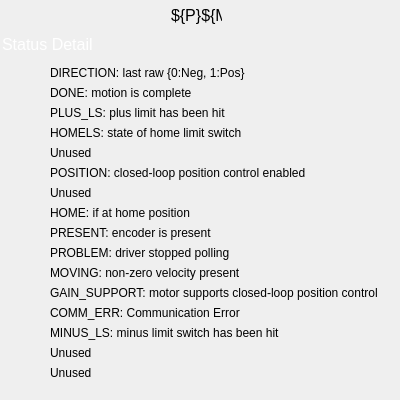
<?xml version="1.0" ?>
<ui version="4.0">
  <class>Dialog</class>
  <widget class="PyDMFrame" name="screen">
    <property name="geometry">
      <rect>
        <x>549</x>
        <y>406</y>
        <width>400</width>
        <height>400</height>
      </rect>
    </property>
    <property name="minimumSize">
      <size>
        <width>400</width>
        <height>400</height>
      </size>
    </property>
    <property name="styleSheet">
      <string notr="true">PyDMFrame#screen {
  color: rgb(0, 0, 0);
  background-color: rgb(200, 200, 200);
  }</string>
    </property>
    <property name="windowTitle">
      <string>motorx_msta_detail</string>
    </property>
    <layout class="QGridLayout" name="gridLayout" columnstretch="2,2,1,37,8,47,3,57,14,50,1,67,100,6,3,2" rowstretch="5,20,5,1,2,1,20,2,6,3,15,5,15,5,15,5,15,5,15,5,15,5,15,5,15,5,15,5,15,5,15,5,15,5,15,5,15,5,15,5,15,2,18">
      <property name="leftMargin">
        <number>0</number>
      </property>
      <property name="topMargin">
        <number>0</number>
      </property>
      <property name="rightMargin">
        <number>0</number>
      </property>
      <property name="bottomMargin">
        <number>0</number>
      </property>
      <property name="horizontalSpacing">
        <number>0</number>
      </property>
      <property name="verticalSpacing">
        <number>0</number>
      </property>
      <item row="4" column="0" rowspan="4" colspan="7">
        <widget class="PyDMDrawingRectangle" name="rectangle">
          <property name="geometry">
            <rect>
              <x>0</x>
              <y>31</y>
              <width>100</width>
              <height>25</height>
            </rect>
          </property>
          <property name="sizePolicy">
            <sizepolicy hsizetype="Ignored" vsizetype="Ignored">
              <horstretch>0</horstretch>
              <verstretch>0</verstretch>
            </sizepolicy>
          </property>
          <property name="brush" stdset="0">
            <brush brushstyle="SolidPattern">
              <color alpha="255">
                <red>10</red>
                <green>0</green>
                <blue>184</blue>
              </color>
            </brush>
          </property>
          <property name="penStyle" stdset="0">
            <enum>Qt::SolidLine</enum>
          </property>
          <property name="penColor" stdset="0">
            <color>
              <red>10</red>
              <green>0</green>
              <blue>184</blue>
            </color>
          </property>
          <property name="penWidth" stdset="0">
            <double>0</double>
          </property>
          <property name="penCapStyle" stdset="0">
            <enum>Qt::FlatCap</enum>
          </property>
          <property name="toolTip">
            <string>rectangle</string>
          </property>
        </widget>
      </item>
      <item row="0" column="0" rowspan="3" colspan="15">
        <widget class="PyDMDrawingRectangle" name="rectangle_1">
          <property name="geometry">
            <rect>
              <x>0</x>
              <y>0</y>
              <width>398</width>
              <height>30</height>
            </rect>
          </property>
          <property name="sizePolicy">
            <sizepolicy hsizetype="Ignored" vsizetype="Ignored">
              <horstretch>0</horstretch>
              <verstretch>0</verstretch>
            </sizepolicy>
          </property>
          <property name="brush" stdset="0">
            <brush brushstyle="SolidPattern">
              <color alpha="255">
                <red>255</red>
                <green>255</green>
                <blue>255</blue>
              </color>
            </brush>
          </property>
          <property name="penStyle" stdset="0">
            <enum>Qt::SolidLine</enum>
          </property>
          <property name="penColor" stdset="0">
            <color>
              <red>255</red>
              <green>255</green>
              <blue>255</blue>
            </color>
          </property>
          <property name="penWidth" stdset="0">
            <double>0</double>
          </property>
          <property name="penCapStyle" stdset="0">
            <enum>Qt::FlatCap</enum>
          </property>
          <property name="toolTip">
            <string>rectangle_1</string>
          </property>
        </widget>
      </item>
      <item row="3" column="0" rowspan="2" colspan="16">
        <widget class="PyDMDrawingLine" name="polyline">
          <property name="geometry">
            <rect>
              <x>0</x>
              <y>30</y>
              <width>402</width>
              <height>3</height>
            </rect>
          </property>
          <property name="sizePolicy">
            <sizepolicy hsizetype="Ignored" vsizetype="Ignored">
              <horstretch>0</horstretch>
              <verstretch>0</verstretch>
            </sizepolicy>
          </property>
          <property name="toolTip">
            <string>polyline</string>
          </property>
          <property name="brush" stdset="0">
            <brush brushstyle="SolidPattern">
              <color alpha="255">
                <red>10</red>
                <green>0</green>
                <blue>184</blue>
              </color>
            </brush>
          </property>
          <property name="penStyle" stdset="0">
            <enum>Qt::SolidLine</enum>
          </property>
          <property name="penColor" stdset="0">
            <color>
              <red>10</red>
              <green>0</green>
              <blue>184</blue>
            </color>
          </property>
          <property name="penWidth" stdset="0">
            <double>3</double>
          </property>
          <property name="penCapStyle" stdset="0">
            <enum>Qt::FlatCap</enum>
          </property>
          <property name="penWidth" stdset="0">
            <double>3</double>
          </property>
          <property name="penStyle" stdset="0">
            <enum>Qt::SolidLine</enum>
          </property>
          <property name="penColor" stdset="0"/>
          <property name="penCapStyle" stdset="0">
            <enum>Qt::FlatCap</enum>
          </property>
        </widget>
      </item>
      <item row="1" column="2" colspan="6">
        <widget class="PyDMLabel" name="text_update">
          <property name="geometry">
            <rect>
              <x>4</x>
              <y>5</y>
              <width>153</width>
              <height>20</height>
            </rect>
          </property>
          <property name="sizePolicy">
            <sizepolicy hsizetype="Ignored" vsizetype="Ignored">
              <horstretch>0</horstretch>
              <verstretch>0</verstretch>
            </sizepolicy>
          </property>
          <property name="toolTip">
            <string>PV: ${P}${M}.DESC</string>
          </property>
          <property name="channel" stdset="0">
            <string>ca://${P}${M}.DESC</string>
          </property>
          <property name="font">
            <font>
              <pointsize>12</pointsize>
            </font>
          </property>
          <property name="alignment">
            <set>Qt::AlignLeading|Qt::AlignLeft|Qt::AlignVCenter</set>
          </property>
          <property name="textInteractionFlags">
            <set>Qt::TextSelectableByKeyboard|Qt::TextSelectableByMouse</set>
          </property>
          <property name="styleSheet">
            <string notr="true">PyDMLabel#text_update {
  color: rgb(10, 0, 184);
  background-color: rgb(255, 255, 255);
  }</string>
          </property>
        </widget>
      </item>
      <item row="1" column="12">
        <widget class="PyDMLabel" name="text_update_1">
          <property name="geometry">
            <rect>
              <x>289</x>
              <y>5</y>
              <width>100</width>
              <height>20</height>
            </rect>
          </property>
          <property name="sizePolicy">
            <sizepolicy hsizetype="Ignored" vsizetype="Ignored">
              <horstretch>0</horstretch>
              <verstretch>0</verstretch>
            </sizepolicy>
          </property>
          <property name="toolTip">
            <string>PV: ${P}${M}.DTYP</string>
          </property>
          <property name="channel" stdset="0">
            <string>ca://${P}${M}.DTYP</string>
          </property>
          <property name="font">
            <font>
              <pointsize>12</pointsize>
            </font>
          </property>
          <property name="alignment">
            <set>Qt::AlignLeading|Qt::AlignLeft|Qt::AlignVCenter</set>
          </property>
          <property name="textInteractionFlags">
            <set>Qt::TextSelectableByKeyboard|Qt::TextSelectableByMouse</set>
          </property>
          <property name="styleSheet">
            <string notr="true">PyDMLabel#text_update_1 {
  color: rgb(10, 0, 184);
  background-color: rgb(255, 255, 255);
  }</string>
          </property>
        </widget>
      </item>
      <item row="1" column="9" colspan="2">
        <widget class="QLabel" name="text">
          <property name="geometry">
            <rect>
              <x>171</x>
              <y>5</y>
              <width>51</width>
              <height>20</height>
            </rect>
          </property>
          <property name="sizePolicy">
            <sizepolicy hsizetype="Ignored" vsizetype="Ignored">
              <horstretch>0</horstretch>
              <verstretch>0</verstretch>
            </sizepolicy>
          </property>
          <property name="text">
            <string>${P}${M}</string>
          </property>
          <property name="font">
            <font>
              <pointsize>12</pointsize>
            </font>
          </property>
          <property name="brush" stdset="0">
            <brush brushstyle="SolidPattern">
              <color alpha="255">
                <red>0</red>
                <green>0</green>
                <blue>0</blue>
              </color>
            </brush>
          </property>
          <property name="toolTip">
            <string>text</string>
          </property>
          <property name="alignment">
            <set>Qt::AlignLeading|Qt::AlignLeft|Qt::AlignVCenter</set>
          </property>
          <property name="styleSheet">
            <string notr="true">QLabel#text {
  color: rgb(0, 0, 0);
  }</string>
          </property>
        </widget>
      </item>
      <item row="6" column="1" colspan="5">
        <widget class="QLabel" name="text_1">
          <property name="geometry">
            <rect>
              <x>2</x>
              <y>34</y>
              <width>95</width>
              <height>20</height>
            </rect>
          </property>
          <property name="sizePolicy">
            <sizepolicy hsizetype="Ignored" vsizetype="Ignored">
              <horstretch>0</horstretch>
              <verstretch>0</verstretch>
            </sizepolicy>
          </property>
          <property name="text">
            <string>Status Detail</string>
          </property>
          <property name="font">
            <font>
              <pointsize>12</pointsize>
            </font>
          </property>
          <property name="brush" stdset="0">
            <brush brushstyle="SolidPattern">
              <color alpha="255">
                <red>255</red>
                <green>255</green>
                <blue>255</blue>
              </color>
            </brush>
          </property>
          <property name="toolTip">
            <string>text_1</string>
          </property>
          <property name="alignment">
            <set>Qt::AlignLeading|Qt::AlignLeft|Qt::AlignVCenter</set>
          </property>
          <property name="styleSheet">
            <string notr="true">QLabel#text_1 {
  color: rgb(255, 255, 255);
  }</string>
          </property>
        </widget>
      </item>
      <item row="9" column="3" rowspan="33">
        <widget class="PyDMByteIndicator" name="byte">
          <property name="geometry">
            <rect>
              <x>5</x>
              <y>62</y>
              <width>37</width>
              <height>320</height>
            </rect>
          </property>
          <property name="sizePolicy">
            <sizepolicy hsizetype="Ignored" vsizetype="Ignored">
              <horstretch>0</horstretch>
              <verstretch>0</verstretch>
            </sizepolicy>
          </property>
          <property name="toolTip">
            <string>byte</string>
          </property>
          <property name="channel" stdset="0">
            <string>ca://${P}${M}.MSTA</string>
          </property>
          <property name="onColor" stdset="0">
            <color>
              <red>30</red>
              <green>187</green>
              <blue>0</blue>
            </color>
          </property>
          <property name="offColor" stdset="0">
            <color>
              <red>200</red>
              <green>200</green>
              <blue>200</blue>
            </color>
          </property>
          <property name="orientation" stdset="0">
            <string>Qt::Vertical</string>
          </property>
          <property name="showLabels" stdset="0">
            <bool>false</bool>
          </property>
          <property name="bigEndian" stdset="0">
            <bool>true</bool>
          </property>
          <property name="numBits" stdset="0">
            <number>16</number>
          </property>
        </widget>
      </item>
      <item row="40" column="5" colspan="5">
        <widget class="QLabel" name="text_2">
          <property name="geometry">
            <rect>
              <x>50</x>
              <y>365</y>
              <width>171</width>
              <height>15</height>
            </rect>
          </property>
          <property name="sizePolicy">
            <sizepolicy hsizetype="Ignored" vsizetype="Ignored">
              <horstretch>0</horstretch>
              <verstretch>0</verstretch>
            </sizepolicy>
          </property>
          <property name="text">
            <string>Unused</string>
          </property>
          <property name="font">
            <font>
              <pointsize>9</pointsize>
            </font>
          </property>
          <property name="brush" stdset="0">
            <brush brushstyle="SolidPattern">
              <color alpha="255">
                <red>0</red>
                <green>0</green>
                <blue>0</blue>
              </color>
            </brush>
          </property>
          <property name="toolTip">
            <string>text_2</string>
          </property>
          <property name="alignment">
            <set>Qt::AlignLeading|Qt::AlignLeft|Qt::AlignVCenter</set>
          </property>
          <property name="styleSheet">
            <string notr="true">QLabel#text_2 {
  color: rgb(0, 0, 0);
  }</string>
          </property>
        </widget>
      </item>
      <item row="38" column="5" colspan="5">
        <widget class="QLabel" name="text_3">
          <property name="geometry">
            <rect>
              <x>50</x>
              <y>345</y>
              <width>171</width>
              <height>15</height>
            </rect>
          </property>
          <property name="sizePolicy">
            <sizepolicy hsizetype="Ignored" vsizetype="Ignored">
              <horstretch>0</horstretch>
              <verstretch>0</verstretch>
            </sizepolicy>
          </property>
          <property name="text">
            <string>Unused</string>
          </property>
          <property name="font">
            <font>
              <pointsize>9</pointsize>
            </font>
          </property>
          <property name="brush" stdset="0">
            <brush brushstyle="SolidPattern">
              <color alpha="255">
                <red>0</red>
                <green>0</green>
                <blue>0</blue>
              </color>
            </brush>
          </property>
          <property name="toolTip">
            <string>text_3</string>
          </property>
          <property name="alignment">
            <set>Qt::AlignLeading|Qt::AlignLeft|Qt::AlignVCenter</set>
          </property>
          <property name="styleSheet">
            <string notr="true">QLabel#text_3 {
  color: rgb(0, 0, 0);
  }</string>
          </property>
        </widget>
      </item>
      <item row="36" column="5" colspan="11">
        <widget class="QLabel" name="text_4">
          <property name="geometry">
            <rect>
              <x>50</x>
              <y>325</y>
              <width>350</width>
              <height>15</height>
            </rect>
          </property>
          <property name="sizePolicy">
            <sizepolicy hsizetype="Ignored" vsizetype="Ignored">
              <horstretch>0</horstretch>
              <verstretch>0</verstretch>
            </sizepolicy>
          </property>
          <property name="text">
            <string>MINUS_LS: minus limit switch has been hit</string>
          </property>
          <property name="font">
            <font>
              <pointsize>9</pointsize>
            </font>
          </property>
          <property name="brush" stdset="0">
            <brush brushstyle="SolidPattern">
              <color alpha="255">
                <red>0</red>
                <green>0</green>
                <blue>0</blue>
              </color>
            </brush>
          </property>
          <property name="toolTip">
            <string>text_4</string>
          </property>
          <property name="alignment">
            <set>Qt::AlignLeading|Qt::AlignLeft|Qt::AlignVCenter</set>
          </property>
          <property name="styleSheet">
            <string notr="true">QLabel#text_4 {
  color: rgb(0, 0, 0);
  }</string>
          </property>
        </widget>
      </item>
      <item row="34" column="5" colspan="11">
        <widget class="QLabel" name="text_5">
          <property name="geometry">
            <rect>
              <x>50</x>
              <y>305</y>
              <width>350</width>
              <height>15</height>
            </rect>
          </property>
          <property name="sizePolicy">
            <sizepolicy hsizetype="Ignored" vsizetype="Ignored">
              <horstretch>0</horstretch>
              <verstretch>0</verstretch>
            </sizepolicy>
          </property>
          <property name="text">
            <string>COMM_ERR: Communication Error</string>
          </property>
          <property name="font">
            <font>
              <pointsize>9</pointsize>
            </font>
          </property>
          <property name="brush" stdset="0">
            <brush brushstyle="SolidPattern">
              <color alpha="255">
                <red>0</red>
                <green>0</green>
                <blue>0</blue>
              </color>
            </brush>
          </property>
          <property name="toolTip">
            <string>text_5</string>
          </property>
          <property name="alignment">
            <set>Qt::AlignLeading|Qt::AlignLeft|Qt::AlignVCenter</set>
          </property>
          <property name="styleSheet">
            <string notr="true">QLabel#text_5 {
  color: rgb(0, 0, 0);
  }</string>
          </property>
        </widget>
      </item>
      <item row="32" column="5" colspan="9">
        <widget class="QLabel" name="text_6">
          <property name="geometry">
            <rect>
              <x>50</x>
              <y>285</y>
              <width>345</width>
              <height>15</height>
            </rect>
          </property>
          <property name="sizePolicy">
            <sizepolicy hsizetype="Ignored" vsizetype="Ignored">
              <horstretch>0</horstretch>
              <verstretch>0</verstretch>
            </sizepolicy>
          </property>
          <property name="text">
            <string>GAIN_SUPPORT: motor supports closed-loop position control</string>
          </property>
          <property name="font">
            <font>
              <pointsize>9</pointsize>
            </font>
          </property>
          <property name="brush" stdset="0">
            <brush brushstyle="SolidPattern">
              <color alpha="255">
                <red>0</red>
                <green>0</green>
                <blue>0</blue>
              </color>
            </brush>
          </property>
          <property name="toolTip">
            <string>text_6</string>
          </property>
          <property name="alignment">
            <set>Qt::AlignLeading|Qt::AlignLeft|Qt::AlignVCenter</set>
          </property>
          <property name="styleSheet">
            <string notr="true">QLabel#text_6 {
  color: rgb(0, 0, 0);
  }</string>
          </property>
        </widget>
      </item>
      <item row="30" column="5" colspan="11">
        <widget class="QLabel" name="text_7">
          <property name="geometry">
            <rect>
              <x>50</x>
              <y>265</y>
              <width>350</width>
              <height>15</height>
            </rect>
          </property>
          <property name="sizePolicy">
            <sizepolicy hsizetype="Ignored" vsizetype="Ignored">
              <horstretch>0</horstretch>
              <verstretch>0</verstretch>
            </sizepolicy>
          </property>
          <property name="text">
            <string>MOVING: non-zero velocity present</string>
          </property>
          <property name="font">
            <font>
              <pointsize>9</pointsize>
            </font>
          </property>
          <property name="brush" stdset="0">
            <brush brushstyle="SolidPattern">
              <color alpha="255">
                <red>0</red>
                <green>0</green>
                <blue>0</blue>
              </color>
            </brush>
          </property>
          <property name="toolTip">
            <string>text_7</string>
          </property>
          <property name="alignment">
            <set>Qt::AlignLeading|Qt::AlignLeft|Qt::AlignVCenter</set>
          </property>
          <property name="styleSheet">
            <string notr="true">QLabel#text_7 {
  color: rgb(0, 0, 0);
  }</string>
          </property>
        </widget>
      </item>
      <item row="28" column="5" colspan="11">
        <widget class="QLabel" name="text_8">
          <property name="geometry">
            <rect>
              <x>50</x>
              <y>245</y>
              <width>350</width>
              <height>15</height>
            </rect>
          </property>
          <property name="sizePolicy">
            <sizepolicy hsizetype="Ignored" vsizetype="Ignored">
              <horstretch>0</horstretch>
              <verstretch>0</verstretch>
            </sizepolicy>
          </property>
          <property name="text">
            <string>PROBLEM: driver stopped polling</string>
          </property>
          <property name="font">
            <font>
              <pointsize>9</pointsize>
            </font>
          </property>
          <property name="brush" stdset="0">
            <brush brushstyle="SolidPattern">
              <color alpha="255">
                <red>0</red>
                <green>0</green>
                <blue>0</blue>
              </color>
            </brush>
          </property>
          <property name="toolTip">
            <string>text_8</string>
          </property>
          <property name="alignment">
            <set>Qt::AlignLeading|Qt::AlignLeft|Qt::AlignVCenter</set>
          </property>
          <property name="styleSheet">
            <string notr="true">QLabel#text_8 {
  color: rgb(0, 0, 0);
  }</string>
          </property>
        </widget>
      </item>
      <item row="26" column="5" colspan="11">
        <widget class="QLabel" name="text_9">
          <property name="geometry">
            <rect>
              <x>50</x>
              <y>225</y>
              <width>350</width>
              <height>15</height>
            </rect>
          </property>
          <property name="sizePolicy">
            <sizepolicy hsizetype="Ignored" vsizetype="Ignored">
              <horstretch>0</horstretch>
              <verstretch>0</verstretch>
            </sizepolicy>
          </property>
          <property name="text">
            <string>PRESENT: encoder is present</string>
          </property>
          <property name="font">
            <font>
              <pointsize>9</pointsize>
            </font>
          </property>
          <property name="brush" stdset="0">
            <brush brushstyle="SolidPattern">
              <color alpha="255">
                <red>0</red>
                <green>0</green>
                <blue>0</blue>
              </color>
            </brush>
          </property>
          <property name="toolTip">
            <string>text_9</string>
          </property>
          <property name="alignment">
            <set>Qt::AlignLeading|Qt::AlignLeft|Qt::AlignVCenter</set>
          </property>
          <property name="styleSheet">
            <string notr="true">QLabel#text_9 {
  color: rgb(0, 0, 0);
  }</string>
          </property>
        </widget>
      </item>
      <item row="24" column="5" colspan="11">
        <widget class="QLabel" name="text_10">
          <property name="geometry">
            <rect>
              <x>50</x>
              <y>205</y>
              <width>350</width>
              <height>15</height>
            </rect>
          </property>
          <property name="sizePolicy">
            <sizepolicy hsizetype="Ignored" vsizetype="Ignored">
              <horstretch>0</horstretch>
              <verstretch>0</verstretch>
            </sizepolicy>
          </property>
          <property name="text">
            <string>HOME: if at home position</string>
          </property>
          <property name="font">
            <font>
              <pointsize>9</pointsize>
            </font>
          </property>
          <property name="brush" stdset="0">
            <brush brushstyle="SolidPattern">
              <color alpha="255">
                <red>0</red>
                <green>0</green>
                <blue>0</blue>
              </color>
            </brush>
          </property>
          <property name="toolTip">
            <string>text_10</string>
          </property>
          <property name="alignment">
            <set>Qt::AlignLeading|Qt::AlignLeft|Qt::AlignVCenter</set>
          </property>
          <property name="styleSheet">
            <string notr="true">QLabel#text_10 {
  color: rgb(0, 0, 0);
  }</string>
          </property>
        </widget>
      </item>
      <item row="22" column="5" colspan="11">
        <widget class="QLabel" name="text_11">
          <property name="geometry">
            <rect>
              <x>50</x>
              <y>185</y>
              <width>350</width>
              <height>15</height>
            </rect>
          </property>
          <property name="sizePolicy">
            <sizepolicy hsizetype="Ignored" vsizetype="Ignored">
              <horstretch>0</horstretch>
              <verstretch>0</verstretch>
            </sizepolicy>
          </property>
          <property name="text">
            <string>Unused</string>
          </property>
          <property name="font">
            <font>
              <pointsize>9</pointsize>
            </font>
          </property>
          <property name="brush" stdset="0">
            <brush brushstyle="SolidPattern">
              <color alpha="255">
                <red>0</red>
                <green>0</green>
                <blue>0</blue>
              </color>
            </brush>
          </property>
          <property name="toolTip">
            <string>text_11</string>
          </property>
          <property name="alignment">
            <set>Qt::AlignLeading|Qt::AlignLeft|Qt::AlignVCenter</set>
          </property>
          <property name="styleSheet">
            <string notr="true">QLabel#text_11 {
  color: rgb(0, 0, 0);
  }</string>
          </property>
        </widget>
      </item>
      <item row="20" column="5" colspan="11">
        <widget class="QLabel" name="text_12">
          <property name="geometry">
            <rect>
              <x>50</x>
              <y>165</y>
              <width>350</width>
              <height>15</height>
            </rect>
          </property>
          <property name="sizePolicy">
            <sizepolicy hsizetype="Ignored" vsizetype="Ignored">
              <horstretch>0</horstretch>
              <verstretch>0</verstretch>
            </sizepolicy>
          </property>
          <property name="text">
            <string>POSITION: closed-loop position control enabled</string>
          </property>
          <property name="font">
            <font>
              <pointsize>9</pointsize>
            </font>
          </property>
          <property name="brush" stdset="0">
            <brush brushstyle="SolidPattern">
              <color alpha="255">
                <red>0</red>
                <green>0</green>
                <blue>0</blue>
              </color>
            </brush>
          </property>
          <property name="toolTip">
            <string>text_12</string>
          </property>
          <property name="alignment">
            <set>Qt::AlignLeading|Qt::AlignLeft|Qt::AlignVCenter</set>
          </property>
          <property name="styleSheet">
            <string notr="true">QLabel#text_12 {
  color: rgb(0, 0, 0);
  }</string>
          </property>
        </widget>
      </item>
      <item row="18" column="5" colspan="11">
        <widget class="QLabel" name="text_13">
          <property name="geometry">
            <rect>
              <x>50</x>
              <y>145</y>
              <width>350</width>
              <height>15</height>
            </rect>
          </property>
          <property name="sizePolicy">
            <sizepolicy hsizetype="Ignored" vsizetype="Ignored">
              <horstretch>0</horstretch>
              <verstretch>0</verstretch>
            </sizepolicy>
          </property>
          <property name="text">
            <string>Unused</string>
          </property>
          <property name="font">
            <font>
              <pointsize>9</pointsize>
            </font>
          </property>
          <property name="brush" stdset="0">
            <brush brushstyle="SolidPattern">
              <color alpha="255">
                <red>0</red>
                <green>0</green>
                <blue>0</blue>
              </color>
            </brush>
          </property>
          <property name="toolTip">
            <string>text_13</string>
          </property>
          <property name="alignment">
            <set>Qt::AlignLeading|Qt::AlignLeft|Qt::AlignVCenter</set>
          </property>
          <property name="styleSheet">
            <string notr="true">QLabel#text_13 {
  color: rgb(0, 0, 0);
  }</string>
          </property>
        </widget>
      </item>
      <item row="16" column="5" colspan="11">
        <widget class="QLabel" name="text_14">
          <property name="geometry">
            <rect>
              <x>50</x>
              <y>125</y>
              <width>350</width>
              <height>15</height>
            </rect>
          </property>
          <property name="sizePolicy">
            <sizepolicy hsizetype="Ignored" vsizetype="Ignored">
              <horstretch>0</horstretch>
              <verstretch>0</verstretch>
            </sizepolicy>
          </property>
          <property name="text">
            <string>HOMELS: state of home limit switch</string>
          </property>
          <property name="font">
            <font>
              <pointsize>9</pointsize>
            </font>
          </property>
          <property name="brush" stdset="0">
            <brush brushstyle="SolidPattern">
              <color alpha="255">
                <red>0</red>
                <green>0</green>
                <blue>0</blue>
              </color>
            </brush>
          </property>
          <property name="toolTip">
            <string>text_14</string>
          </property>
          <property name="alignment">
            <set>Qt::AlignLeading|Qt::AlignLeft|Qt::AlignVCenter</set>
          </property>
          <property name="styleSheet">
            <string notr="true">QLabel#text_14 {
  color: rgb(0, 0, 0);
  }</string>
          </property>
        </widget>
      </item>
      <item row="14" column="5" colspan="11">
        <widget class="QLabel" name="text_15">
          <property name="geometry">
            <rect>
              <x>50</x>
              <y>105</y>
              <width>350</width>
              <height>15</height>
            </rect>
          </property>
          <property name="sizePolicy">
            <sizepolicy hsizetype="Ignored" vsizetype="Ignored">
              <horstretch>0</horstretch>
              <verstretch>0</verstretch>
            </sizepolicy>
          </property>
          <property name="text">
            <string>PLUS_LS: plus limit has been hit</string>
          </property>
          <property name="font">
            <font>
              <pointsize>9</pointsize>
            </font>
          </property>
          <property name="brush" stdset="0">
            <brush brushstyle="SolidPattern">
              <color alpha="255">
                <red>0</red>
                <green>0</green>
                <blue>0</blue>
              </color>
            </brush>
          </property>
          <property name="toolTip">
            <string>text_15</string>
          </property>
          <property name="alignment">
            <set>Qt::AlignLeading|Qt::AlignLeft|Qt::AlignVCenter</set>
          </property>
          <property name="styleSheet">
            <string notr="true">QLabel#text_15 {
  color: rgb(0, 0, 0);
  }</string>
          </property>
        </widget>
      </item>
      <item row="12" column="5" colspan="11">
        <widget class="QLabel" name="text_16">
          <property name="geometry">
            <rect>
              <x>50</x>
              <y>85</y>
              <width>350</width>
              <height>15</height>
            </rect>
          </property>
          <property name="sizePolicy">
            <sizepolicy hsizetype="Ignored" vsizetype="Ignored">
              <horstretch>0</horstretch>
              <verstretch>0</verstretch>
            </sizepolicy>
          </property>
          <property name="text">
            <string>DONE: motion is complete</string>
          </property>
          <property name="font">
            <font>
              <pointsize>9</pointsize>
            </font>
          </property>
          <property name="brush" stdset="0">
            <brush brushstyle="SolidPattern">
              <color alpha="255">
                <red>0</red>
                <green>0</green>
                <blue>0</blue>
              </color>
            </brush>
          </property>
          <property name="toolTip">
            <string>text_16</string>
          </property>
          <property name="alignment">
            <set>Qt::AlignLeading|Qt::AlignLeft|Qt::AlignVCenter</set>
          </property>
          <property name="styleSheet">
            <string notr="true">QLabel#text_16 {
  color: rgb(0, 0, 0);
  }</string>
          </property>
        </widget>
      </item>
      <item row="10" column="5" colspan="11">
        <widget class="QLabel" name="text_17">
          <property name="geometry">
            <rect>
              <x>50</x>
              <y>65</y>
              <width>350</width>
              <height>15</height>
            </rect>
          </property>
          <property name="sizePolicy">
            <sizepolicy hsizetype="Ignored" vsizetype="Ignored">
              <horstretch>0</horstretch>
              <verstretch>0</verstretch>
            </sizepolicy>
          </property>
          <property name="text">
            <string>DIRECTION: last raw {0:Neg, 1:Pos}</string>
          </property>
          <property name="font">
            <font>
              <pointsize>9</pointsize>
            </font>
          </property>
          <property name="brush" stdset="0">
            <brush brushstyle="SolidPattern">
              <color alpha="255">
                <red>0</red>
                <green>0</green>
                <blue>0</blue>
              </color>
            </brush>
          </property>
          <property name="toolTip">
            <string>text_17</string>
          </property>
          <property name="alignment">
            <set>Qt::AlignLeading|Qt::AlignLeft|Qt::AlignVCenter</set>
          </property>
          <property name="styleSheet">
            <string notr="true">QLabel#text_17 {
  color: rgb(0, 0, 0);
  }</string>
          </property>
        </widget>
      </item>
    </layout>
    <zorder>rectangle</zorder>
    <zorder>rectangle_1</zorder>
    <zorder>polyline</zorder>
    <zorder>text_update</zorder>
    <zorder>text_update_1</zorder>
    <zorder>text</zorder>
    <zorder>text_1</zorder>
    <zorder>byte</zorder>
    <zorder>text_2</zorder>
    <zorder>text_3</zorder>
    <zorder>text_4</zorder>
    <zorder>text_5</zorder>
    <zorder>text_6</zorder>
    <zorder>text_7</zorder>
    <zorder>text_8</zorder>
    <zorder>text_9</zorder>
    <zorder>text_10</zorder>
    <zorder>text_11</zorder>
    <zorder>text_12</zorder>
    <zorder>text_13</zorder>
    <zorder>text_14</zorder>
    <zorder>text_15</zorder>
    <zorder>text_16</zorder>
    <zorder>text_17</zorder>
  </widget>
  <customwidgets>
    <customwidget>
      <class>PyDMDrawingRectangle</class>
      <extends>QWidget</extends>
      <header>pydm.widgets.drawing</header>
    </customwidget>
    <customwidget>
      <class>PyDMDrawingPolyline</class>
      <extends>QWidget</extends>
      <header>pydm.widgets.drawing</header>
    </customwidget>
    <customwidget>
      <class>PyDMDrawingLine</class>
      <extends>QWidget</extends>
      <header>pydm.widgets.drawing</header>
    </customwidget>
    <customwidget>
      <class>PyDMLabel</class>
      <extends>QLabel</extends>
      <header>pydm.widgets.label</header>
    </customwidget>
    <customwidget>
      <class>PyDMByteIndicator</class>
      <extends>QWidget</extends>
      <header>pydm.widgets.byte</header>
    </customwidget>
    <customwidget>
      <class>PyDMFrame</class>
      <extends>QFrame</extends>
      <header>pydm.widgets.frame</header>
    </customwidget>
  </customwidgets>
</ui>
